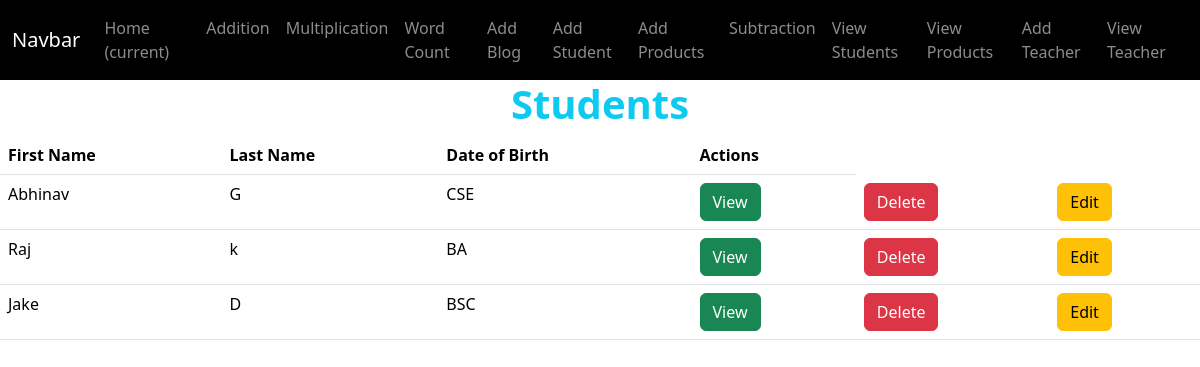
Before: /user/stud_list with the older database file.
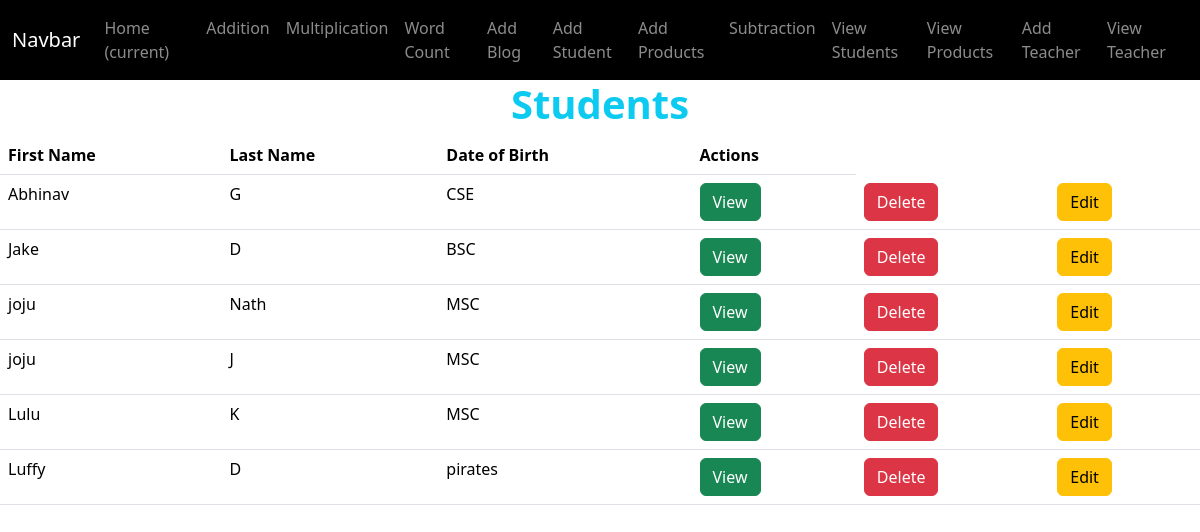
After: the same page with the newer database file.
### user/models.py (models this page shows)
class StudentModel(models.Model):
    firstname = models.CharField(max_length=100)
    lastname = models.CharField(max_length=100)
    dob = models.DateField()
    email = models.EmailField(max_length=100,unique = True)
    phone = models.IntegerField()
    address = models.CharField(max_length=200)
    department = models.CharField(max_length=100)
    def __str__(self) -> str:
        return self.firstname

### user/views.py (the view)
# urls.py: path('stud_list',StudentListView.as_view(),name="stud_list"),
class StudentListView(View):
    def get(self,request):
        students = StudentModel.objects.all()
        print(students)
        return render(request,"students_list.html",{"data":students})

### user/templates/students_list.html (shortened to what this page needs)
{% extends "navbar.html" %}
{% block dash %}
    <h1 class="text-center fw-bold text-info">Students</h1>
    <table class="table">
        <thead>
          <tr>
            <th scope="col">First Name</th>
            <th scope="col">Last Name</th>
            <th scope="col">Date of Birth</th>
            <th scope="col">Actions</th>
          </tr>
        </thead>
        <tbody>
            {% for stud in data %}
          <tr>
            <td>{{stud.firstname}}</td>
            <td>{{stud.lastname}}</td>
            <td>{{stud.department}}</td>
            <td>
              <a href="{% url 's_details' stud.id %}" class="btn btn-success">View</a>
            </td>
            <td>
              <a href="{% url 's_delete' stud.id %}" class="btn btn-danger" onclick="return confirm('Are you sure');">Delete</a>
            </td>
            <td>
              <a href="{% url 'studEdit' stud.id %}" class="btn btn-warning">Edit</a>
            </td>
          </tr>
          {% endfor %}
        </tbody>
      </table>
{% endblock dash %}

Changed rows visible on the page:
removed StudentModel: firstname "Raj", lastname "k", department "BA"
added StudentModel: firstname "joju", lastname "Nath", department "MSC"
added StudentModel: firstname "joju", lastname "J", department "MSC"
added StudentModel: firstname "Lulu", lastname "K", department "MSC"
added StudentModel: firstname "Luffy", lastname "D", department "pirates"
